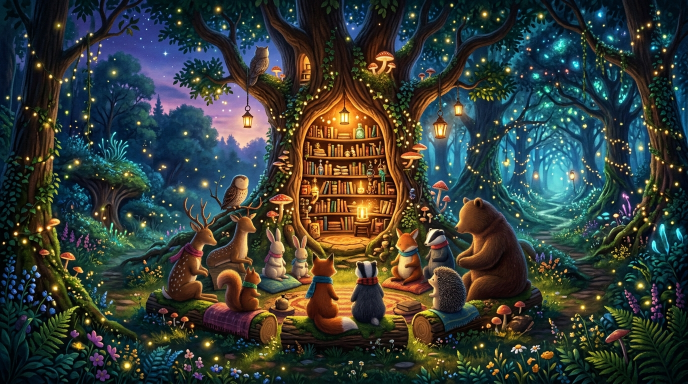
#> input picture banner/standard_banner.jpg, 1376 x 768 px, found by its file name (shown at 1/2 size)
$ python build_pixar_storybook_plates.py
#> lines starting #> are read from the running program, lines starting #| are printed output that depends on the picture
import os
import math
import random
from PIL import Image, ImageDraw, ImageFilter, ImageEnhance

DIR_PATH = "C:/Users/K4G3/social-fleet-assets/dita/DITA-04_dita_dongeng_fabel"
AVATAR_PATH = os.path.join(DIR_PATH, "avatar", "standard_avatar.jpg")
BANNER_PATH = os.path.join(DIR_PATH, "banner", "standard_banner.jpg")
FOX_PATH = os.path.join(DIR_PATH, "avatar", "Fox_reading_glowing_storybook_20260926155523.jpg")
OUT_DIR = os.path.join(DIR_PATH, "public", "images")
os.makedirs(OUT_DIR, exist_ok=True)

W, H = 1080, 1920

def create_base_canvas(top_rgb, mid_rgb, bot_rgb):
#> called with top_rgb = (10, 24, 18), mid_rgb = (22, 38, 28), bot_rgb = (6, 12, 10)
    im = Image.new("RGB", (W, H))
#> im: PIL image 1080x1920 RGB; every value is 0
    draw = ImageDraw.Draw(im)
    for y in range(H):
        if y < H * 0.45:
            r_ratio = y / (H * 0.45)
            r = int(top_rgb[0] * (1 - r_ratio) + mid_rgb[0] * r_ratio)
            g = int(top_rgb[1] * (1 - r_ratio) + mid_rgb[1] * r_ratio)
            b = int(top_rgb[2] * (1 - r_ratio) + mid_rgb[2] * r_ratio)
        else:
            r_ratio = (y - H * 0.45) / (H * 0.55)
            r = int(mid_rgb[0] * (1 - r_ratio) + bot_rgb[0] * r_ratio)
            g = int(mid_rgb[1] * (1 - r_ratio) + bot_rgb[1] * r_ratio)
            b = int(mid_rgb[2] * (1 - r_ratio) + bot_rgb[2] * r_ratio)
        draw.line([(0, y), (W, y)], fill=(r, g, b))
    return im

def add_floating_sparkles(im, seed=42, count=80):
#> called with seed = 101, count = 100
    random.seed(seed)
    glow_layer = Image.new("RGBA", (W, H), (0, 0, 0, 0))
#> glow_layer: PIL image 1080x1920 RGBA; every value is 0
    draw = ImageDraw.Draw(glow_layer)

    for _ in range(count):
        sx = random.randint(40, W - 40)
        sy = random.randint(180, H - 280)
        rad = random.randint(3, 11)
        color_choice = random.choice([
            (254, 240, 138),  # Gold
            (245, 158, 11),   # Amber
            (110, 231, 183),  # Emerald fairy
            (255, 255, 255)   # Starlight
        ])
        alpha = random.randint(110, 240)
        # Glow halo
        draw.ellipse([(sx - rad * 2.5, sy - rad * 2.5), (sx + rad * 2.5, sy + rad * 2.5)], fill=(color_choice[0], color_choice[1], color_choice[2], int(alpha * 0.35)))
        # Core
        draw.ellipse([(sx - rad, sy - rad), (sx + rad, sy + rad)], fill=(color_choice[0], color_choice[1], color_choice[2], alpha))

    im.paste(glow_layer, (0, 0), glow_layer)
    return im

def add_golden_apple_graphic(im, cx, cy, size=180):
    apple_layer = Image.new("RGBA", (W, H), (0, 0, 0, 0))
    draw = ImageDraw.Draw(apple_layer)

    # Ambient golden halo
    for r in range(size * 2, size // 2, -12):
        a = int(35 * (1 - (r - size // 2) / (size * 1.5)))
        draw.ellipse([(cx - r, cy - r), (cx + r, cy + r)], fill=(245, 158, 11, a))

    # Golden apple body
    rad = size // 2
    # Left lobe
    draw.ellipse([(cx - rad - 10, cy - rad), (cx + 5, cy + rad)], fill=(254, 240, 138, 245))
    # Right lobe
    draw.ellipse([(cx - 5, cy - rad), (cx + rad + 10, cy + rad)], fill=(245, 158, 11, 245))
    # Crack line
    draw.line([(cx, cy - rad + 10), (cx + 6, cy - rad // 2), (cx - 4, cy), (cx + 5, cy + rad // 2), (cx, cy + rad - 10)], fill=(255, 255, 255, 255), width=4)
    # Leaf
    draw.polygon([(cx, cy - rad - 5), (cx + 35, cy - rad - 40), (cx + 20, cy - rad - 5)], fill=(74, 222, 128, 255))
    # Stem
    draw.line([(cx, cy - rad), (cx - 5, cy - rad - 25)], fill=(120, 53, 15, 255), width=7)

    im.paste(apple_layer, (0, 0), apple_layer)

def add_vignette(im):
    vignette = Image.new("RGBA", (W, H), (0, 0, 0, 0))
    draw = ImageDraw.Draw(vignette)
    for i in range(160):
        a = int(210 * (1 - i / 160))
        draw.rectangle([i, i, W - i, H - i], outline=(5, 10, 8, a), width=1)
    im.paste(vignette, (0, 0), vignette)
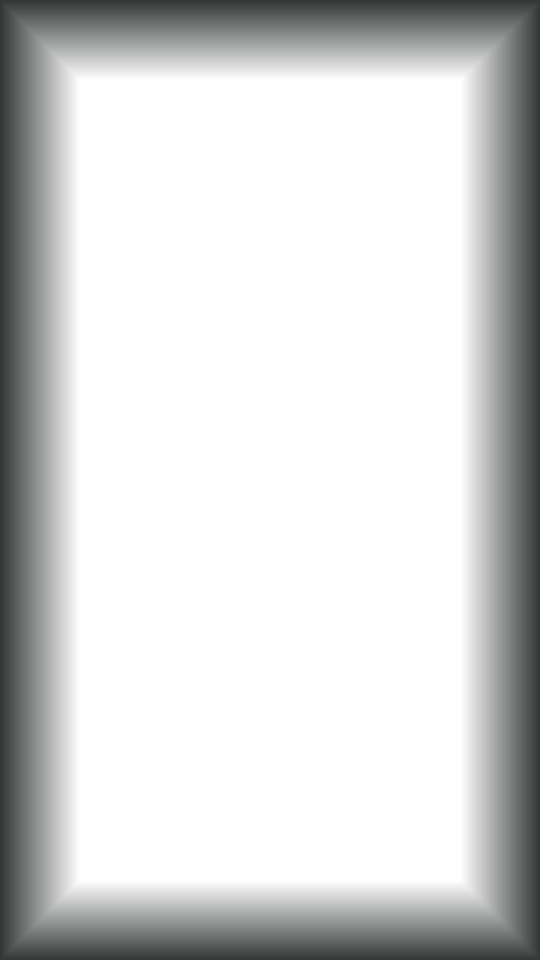
#> vignette: PIL image 1080x1920 RGBA (shown at 1/2 size); mean R, G, B, A 2.1, 4.1, 3.3, 45; transparent parts drawn white
    return im

def build_scene_1():
    # Scene 1: Kancil Ciko & Apel Emas
    im = create_base_canvas((10, 24, 18), (22, 38, 28), (6, 12, 10))
    if os.path.exists(AVATAR_PATH):
        src = Image.open(AVATAR_PATH).convert("RGBA")
        # Center in 1080x1920
        src_w, src_h = src.size
        scale = 1080 / src_w
        src_resized = src.resize((1080, int(src_h * scale)), Image.Resampling.LANCZOS)

        # Position around middle (Y: 420px)
        pos_y = 380
        mask = Image.new("L", src_resized.size, 255)
        m_draw = ImageDraw.Draw(mask)
        # Feather top and bottom
        for y in range(src_resized.size[1]):
            if y < 140:
                m_draw.line([(0, y), (1080, y)], fill=int(255 * (y / 140)))
            elif y > src_resized.size[1] - 180:
                dist = y - (src_resized.size[1] - 180)
                m_draw.line([(0, y), (1080, y)], fill=int(255 * (1 - dist / 180)))
        im.paste(src_resized, (0, pos_y), mask)

    # Pure 3D Pixar character & glowing book - no 2D flat stickers
    add_floating_sparkles(im, seed=101, count=100)
    add_vignette(im)
    out_path = os.path.join(OUT_DIR, "scene1_kancil_apel.jpg")
    im.save(out_path, quality=94)
    print(f"Generated Scene 1 3D Pixar plate -> {out_path}")

def build_scene_2():
    # Scene 2: Pohon Kenari & Rongga Hangat Kakek Beruang
    im = create_base_canvas((24, 16, 12), (36, 26, 18), (8, 6, 5))
    if os.path.exists(BANNER_PATH):
        src = Image.open(BANNER_PATH).convert("RGBA")
        scale = 1920 / src.size[1]
#> scale = 2.5
        new_w = int(src.size[0] * scale)
#> new_w = 3440
        src_resized = src.resize((new_w, 1920), Image.Resampling.LANCZOS)
        # Crop center
        crop_x = (new_w - 1080) // 2
#> crop_x = 1180
        cropped = src_resized.crop((crop_x, 0, crop_x + 1080, 1920))
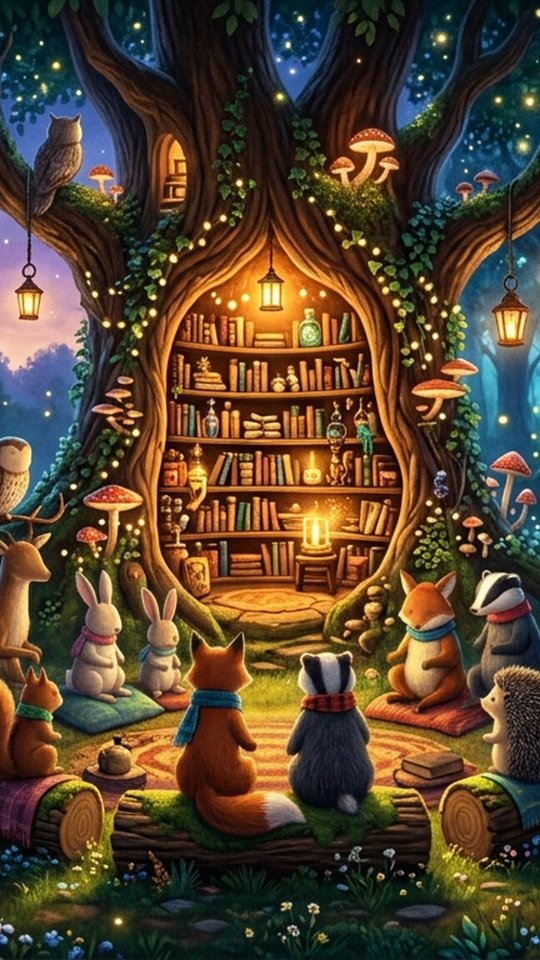
#> cropped: PIL image 1080x1920 RGBA (shown at 1/2 size); mean R, G, B, A 85.9, 68.1, 46.8, 255
        im.paste(cropped, (0, 0))

    # Warm twilight gradient overlay
    grad = Image.new("RGBA", (W, H), (0, 0, 0, 0))
    draw = ImageDraw.Draw(grad)
    for y in range(H):
        if y < 380:
            a = int(210 * (1 - y / 380))
            draw.line([(0, y), (W, y)], fill=(8, 6, 5, a))
        elif y > 1250:
            a = int(230 * ((y - 1250) / 670))
            draw.line([(0, y), (W, y)], fill=(8, 6, 5, a))
    im.paste(grad, (0, 0), grad)
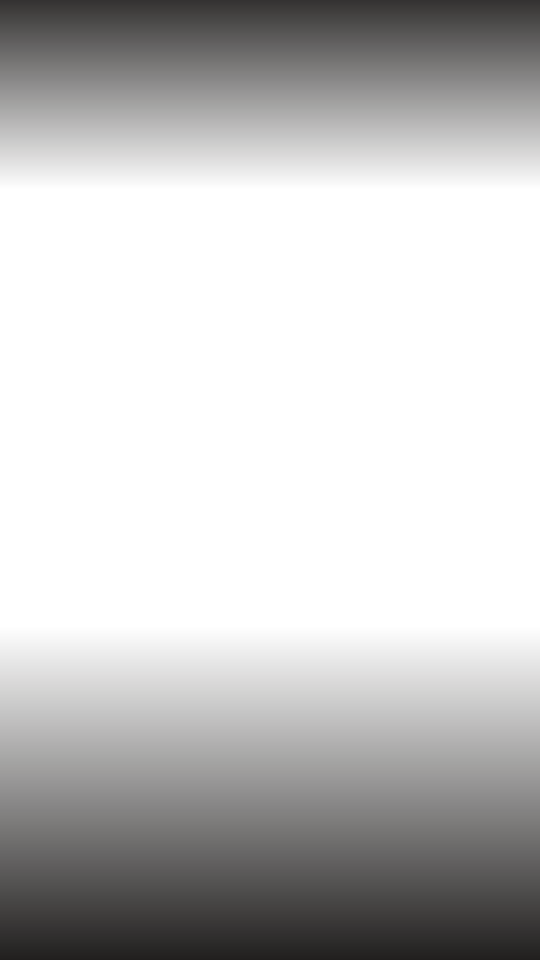
#> grad: PIL image 1080x1920 RGBA (shown at 1/2 size); mean R, G, B, A 4.4, 3.3, 2.7, 60.6; transparent parts drawn white
    add_floating_sparkles(im, seed=202, count=75)
    add_vignette(im)
    out_path = os.path.join(OUT_DIR, "scene2_pohon_kenari.jpg")
    im.save(out_path, quality=94)
    print(f"Generated Scene 2 3D Pixar plate -> {out_path}")

def build_scene_3():
    # Scene 3: Pengakuan Ciko di hadapan Kakek Beruang
    im = create_base_canvas((28, 22, 16), (42, 32, 22), (10, 8, 6))
    if os.path.exists(FOX_PATH):
        src = Image.open(FOX_PATH).convert("RGBA")
        scale = 1080 / src.size[0]
        src_resized = src.resize((1080, int(src.size[1] * scale)), Image.Resampling.LANCZOS)
        mask = Image.new("L", src_resized.size, 255)
        m_draw = ImageDraw.Draw(mask)
        for y in range(src_resized.size[1]):
            if y < 120:
                m_draw.line([(0, y), (1080, y)], fill=int(255 * (y / 120)))
            elif y > src_resized.size[1] - 160:
                dist = y - (src_resized.size[1] - 160)
                m_draw.line([(0, y), (1080, y)], fill=int(255 * (1 - dist / 160)))
        im.paste(src_resized, (0, 360), mask)

    add_floating_sparkles(im, seed=303, count=85)
    add_vignette(im)
    out_path = os.path.join(OUT_DIR, "scene3_pengakuan_ciko.jpg")
    im.save(out_path, quality=94)
    print(f"Generated Scene 3 3D Pixar plate -> {out_path}")

def build_scene_4():
    # Scene 4: Pelukan Hangat & Daun Emas Berguguran
    im = create_base_canvas((38, 24, 14), (54, 34, 18), (14, 8, 5))
    if os.path.exists(BANNER_PATH):
        src = Image.open(BANNER_PATH).convert("RGBA")
        # Shift slightly right to focus on the bear and animals hugging
        scale = 1920 / src.size[1]
#> scale = 2.5
        new_w = int(src.size[0] * scale)
#> new_w = 3440
        src_resized = src.resize((new_w, 1920), Image.Resampling.LANCZOS)
        crop_x = int(new_w * 0.35)
#> crop_x = 1204
        cropped = src_resized.crop((crop_x, 0, crop_x + 1080, 1920))
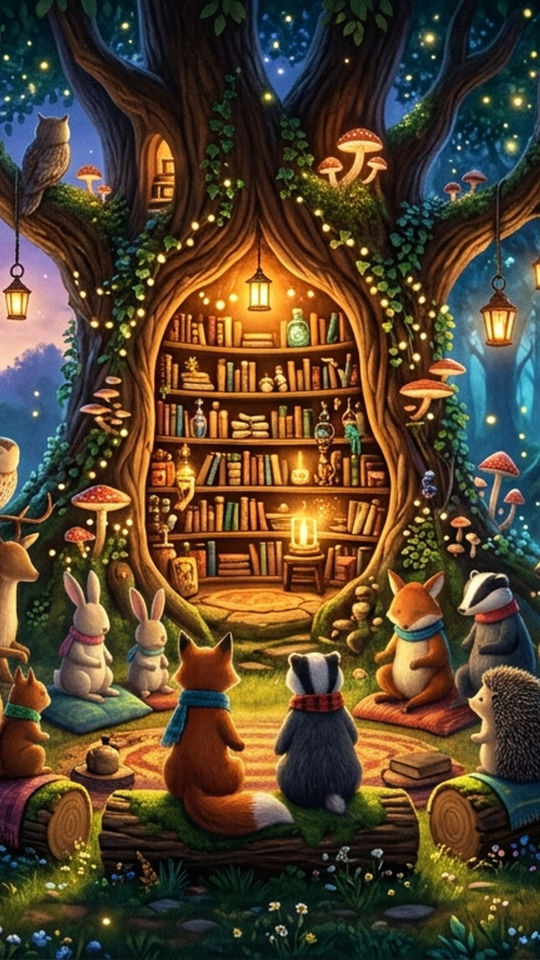
#> cropped: PIL image 1080x1920 RGBA (shown at 1/2 size); mean R, G, B, A 84.8, 67.9, 46.6, 255
        im.paste(cropped, (0, 0))

    # Add falling golden leaves
    leaf_layer = Image.new("RGBA", (W, H), (0, 0, 0, 0))
    l_draw = ImageDraw.Draw(leaf_layer)
    random.seed(404)
    for _ in range(35):
        lx = random.randint(80, W - 80)
        ly = random.randint(200, H - 350)
        lw = random.randint(18, 38)
        lh = random.randint(10, 24)
        l_draw.ellipse([(lx, ly), (lx + lw, ly + lh)], fill=(245, 158, 11, random.randint(140, 220)))

    im.paste(leaf_layer, (0, 0), leaf_layer)
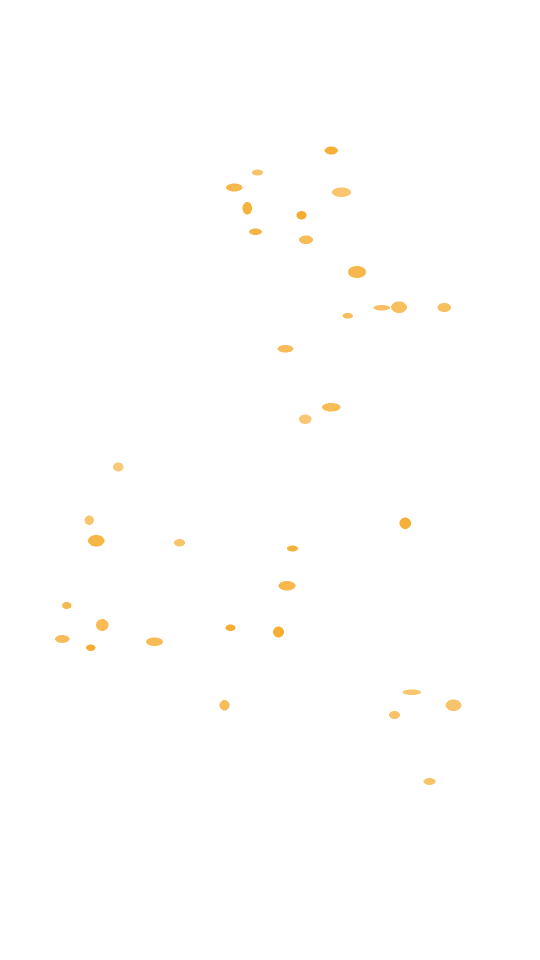
#> leaf_layer: PIL image 1080x1920 RGBA (shown at 1/2 size); mean R, G, B, A 1.5, 1, 0.1, 1.1; transparent parts drawn white
    add_floating_sparkles(im, seed=404, count=95)
    add_vignette(im)
    out_path = os.path.join(OUT_DIR, "scene4_pelukan_hangat.jpg")
    im.save(out_path, quality=94)
    print(f"Generated Scene 4 3D Pixar plate -> {out_path}")

def build_scene_5():
    # Scene 5: Fairytale Night Sky, Crescent Moon & Bedtime Fireflies
    im = create_base_canvas((8, 12, 28), (14, 20, 44), (4, 6, 16))

    # Draw glowing crescent moon
    moon_layer = Image.new("RGBA", (W, H), (0, 0, 0, 0))
    m_draw = ImageDraw.Draw(moon_layer)
    mx, my, mrad = W // 2, 480, 110

    # Moon glow halo
    for r in range(mrad * 3, mrad, -15):
        a = int(35 * (1 - (r - mrad) / (mrad * 2)))
        m_draw.ellipse([(mx - r, my - r), (mx + r, my + r)], fill=(254, 240, 138, a))

    # Main golden moon circle
    m_draw.ellipse([(mx - mrad, my - mrad), (mx + mrad, my + mrad)], fill=(254, 240, 138, 255))
    # Cutout shadow circle to create crescent
    m_draw.ellipse([(mx - mrad + 45, my - mrad - 25), (mx + mrad + 35, my + mrad - 15)], fill=(8, 12, 28, 255))

    im.paste(moon_layer, (0, 0), moon_layer)
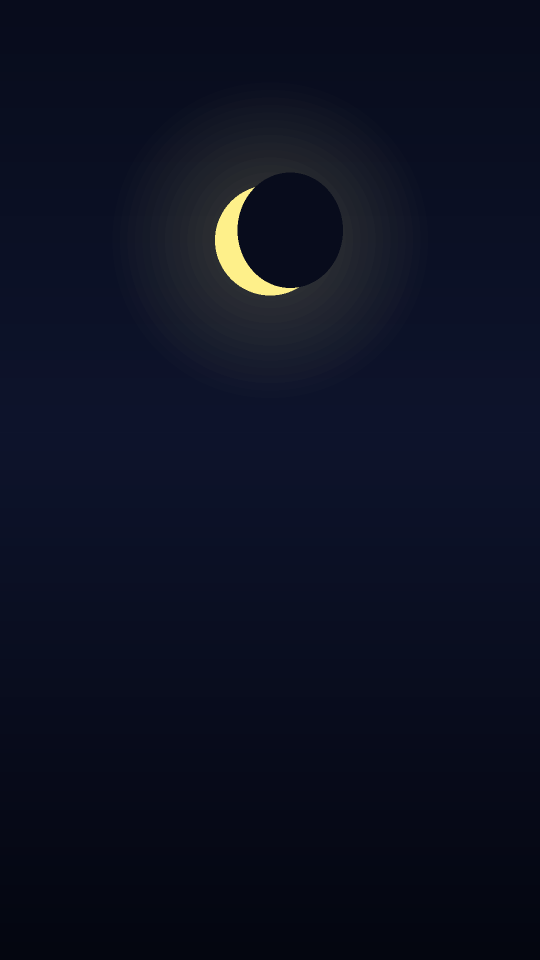
#> im: PIL image 1080x1920 RGB (shown at 1/2 size); mean R, G, B 12.2, 16.4, 33.3
    add_floating_sparkles(im, seed=505, count=120)
    add_vignette(im)
#> in add_vignette (call 5), `im.paste(vignette, (0, 0), vignette)`:
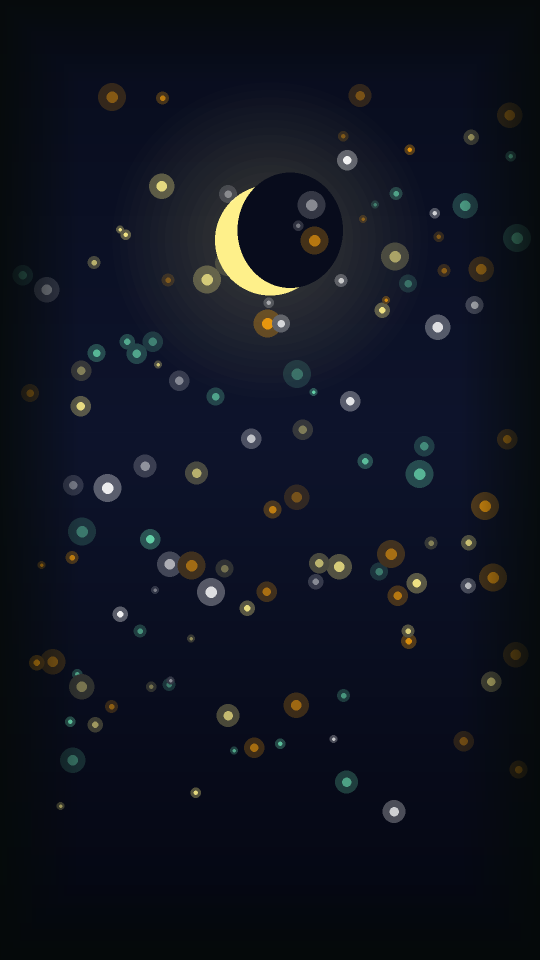
#> im: PIL image 1080x1920 RGB (shown at 1/2 size); mean R, G, B 15.6, 19.8, 31.4
    out_path = os.path.join(OUT_DIR, "scene5_malam_bintang.jpg")
    im.save(out_path, quality=94)
    print(f"Generated Scene 5 3D Pixar plate -> {out_path}")

def main():
    print("[Pixar 3D Storybook Studio] Generating 5 authentic 1080x1920 storybook scene plates...")
    build_scene_1()
    build_scene_2()
    build_scene_3()
    build_scene_4()
    build_scene_5()
    print("[Pixar 3D Storybook Studio] All 5 plates successfully created in public/images/")

if __name__ == "__main__":
    main()
